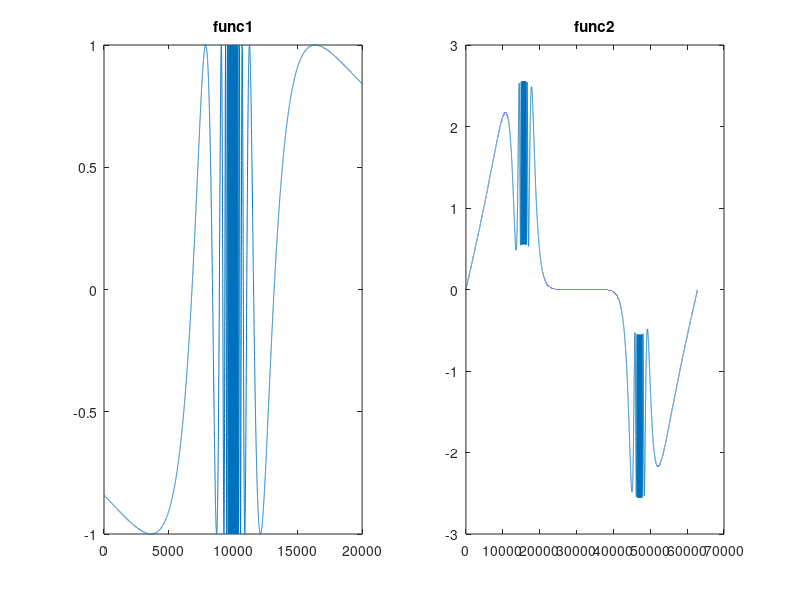

The MATLAB script that drew this image:
t1 = [-1:0.0001:-0.0001,0.0001:0.0001:1];
y1 = sin(1./t1);
subplot(1,2,1);
plot(y1);
title("func1");
t2 = [-pi:0.0001:-pi/2-0.0001,-pi/2+0.0001:0.0001:pi/2-0.0001,pi/2+0.0001:0.0001:pi];
y2 = sin(tan(t2))-tan(sin(t2));
subplot(1,2,2);
plot(y2);
title("func2");

